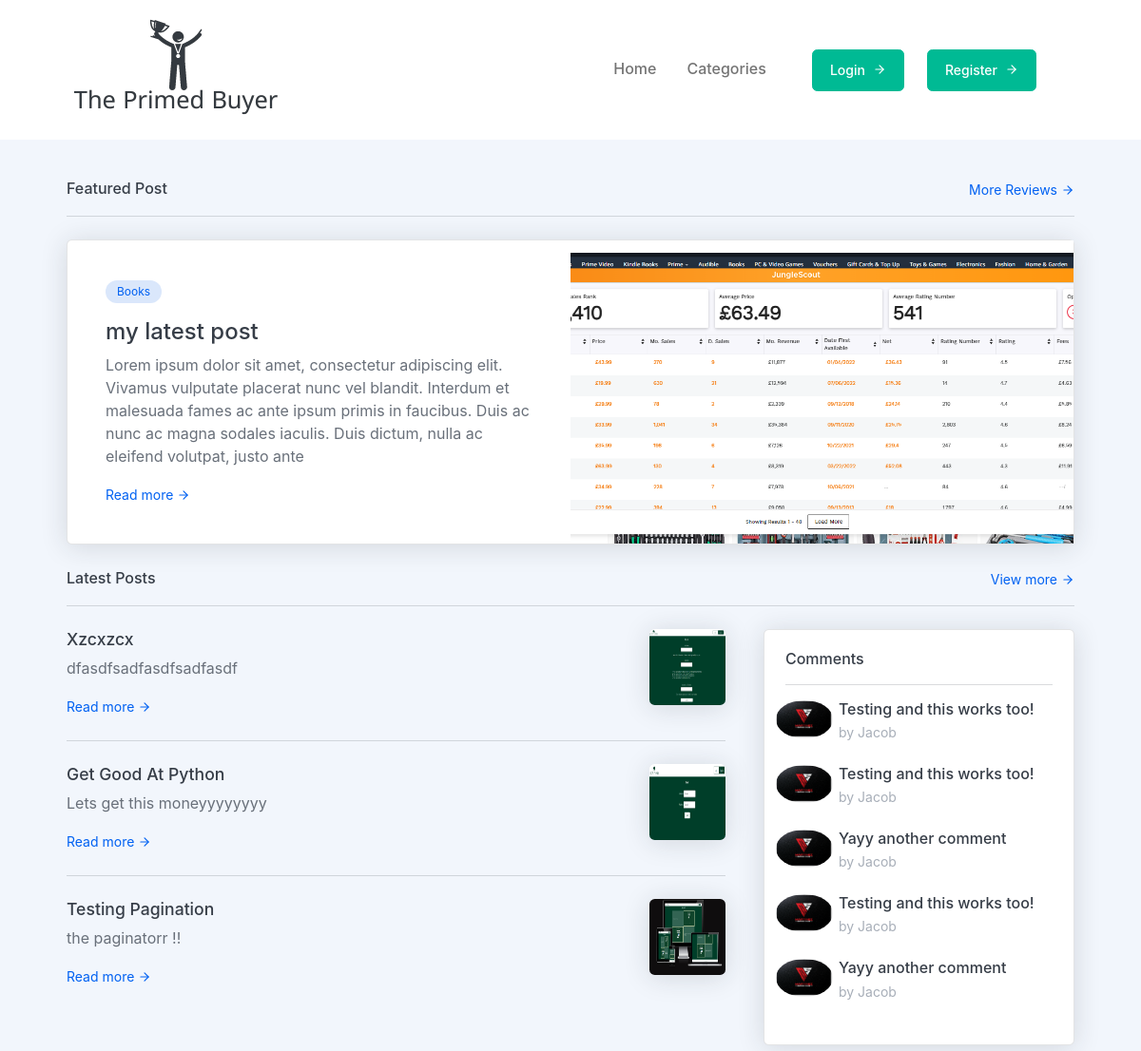
The app's page / (upper part), older data.
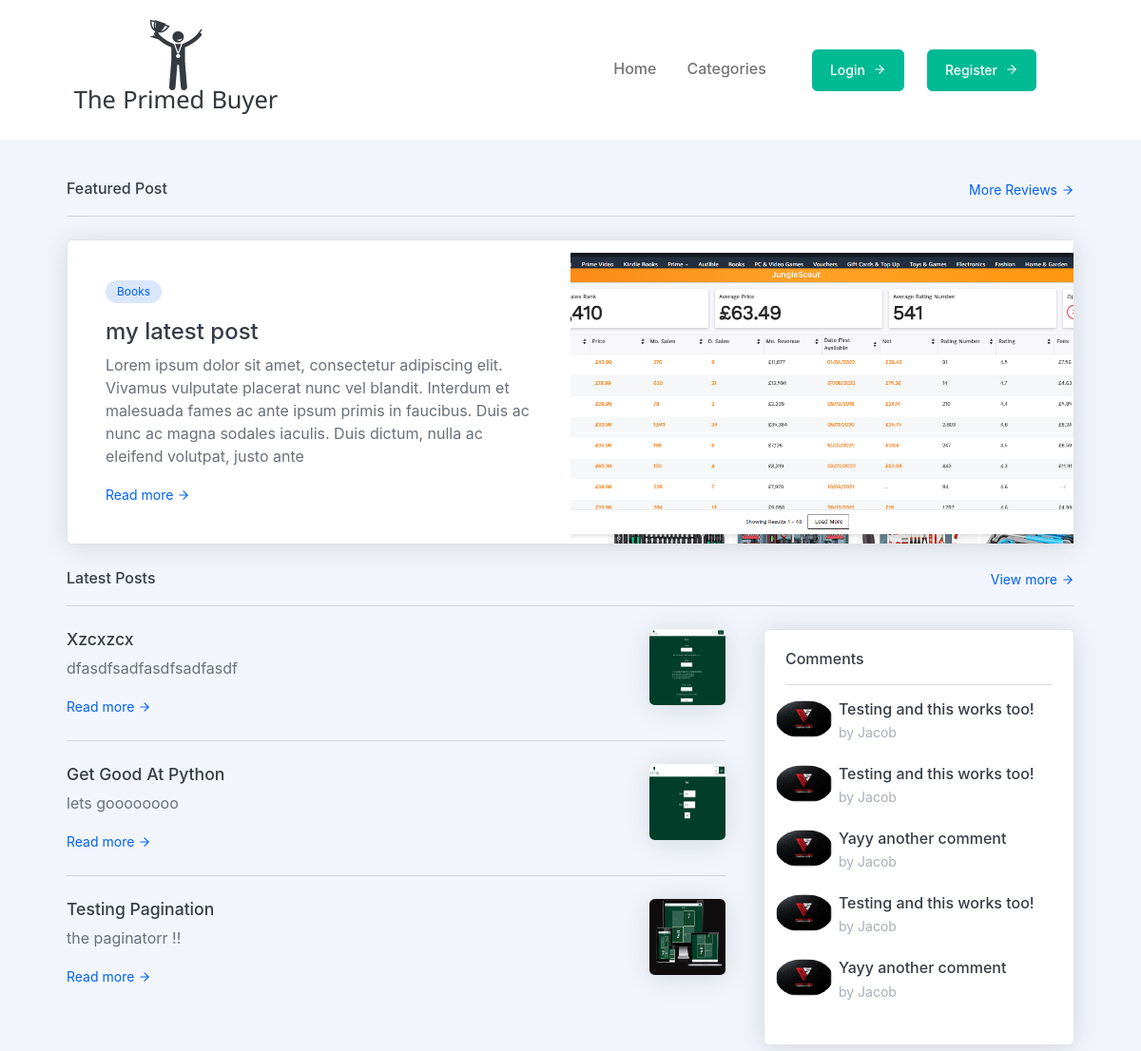
The same page, newer data.
### theblog/models.py (models this page shows, shortened)
class Post(models.Model):
    title = models.CharField(max_length=255)
    title_tag = models.CharField(max_length=255, default='3oftheBest')
    header_image = models.ImageField(null=True, blank=True, upload_to="images/")
    snippet_image = models.ImageField(null=True, blank=True, upload_to="snippet-image/")
    author = models.ForeignKey(User, on_delete=models.CASCADE)
    body = models.TextField()
    post_date = models.DateField(auto_now_add=True)
    category = models.CharField(max_length=255, default='uncategorized')
    likes = models.ManyToManyField(User, related_name='blog_posts', blank=True)
    snippet = models.CharField(max_length=255)
    isFeatured = models.BooleanField(default=False)
    sub_category = models.CharField(max_length=255, default ='uncategorized')
    product = models.ManyToManyField(Product, blank=True)
    class Meta:
        constraints = [
            UniqueConstraint(fields=['isFeatured'], condition=Q(isFeatured=True), name='isFeatured')
        ]

### theblog/views.py (the view)
# urls.py: path('', views.ListHomeView, name='home'),
def ListHomeView(request):
    posts = Post.objects.all().order_by('-id')
    cat_menu = Category.objects.all()
    sub_cats = SubCategory.objects.all()
    comments = Comment.objects.all()
    home_comments = random.choices(comments, k=5)
    if request.method == "POST":
        newsletter_name = request.POST['newsletter-name']
        newsletter_email = request.POST['newsletter-email']
        return render(request, 'home.html', {
            'posts':posts,
            'cat_menu': cat_menu,
            'sub_cats': sub_cats,
            'home_comments': home_comments,
            'newsletter_name':newsletter_name
        })
    else:
        return render(request, 'home.html', {
            'posts':posts,
            'cat_menu': cat_menu,
            'sub_cats': sub_cats,
            'home_comments': home_comments
        })

### theblog/models.py (called while the page is built)
    def __str__(self):
        return self.name

### theblog/templates/home.html (shortened to what the changed rows need)
{% extends 'base.html' %}
{% load static %}
{% block content%}
<section class="bg-light py-5">
    <div class="container px-5">
        <div class="card mb-4">
          <div class="card-body p-0">
            <div class="row g-0">
              <div class="col-lg-6 p-5">
                {% for post in posts %}
                    {% if post.isFeatured %}
                <a class="text-dark" href="{% url 'post-details' post.pk %}"
                  ><h1>
                    {{post.title}}
                  </h1></a
                >
              </div>
              {% endif %}
              {% endfor %}
            </div>
          </div>
        </div>
        <div class="row gx-5">
          <div class="col-lg-7 col-xl-8">
            {% for post in posts|slice:":3" %}
            <div class="d-flex">
              <div class="flex-grow-1">
                <a class="text-dark" href="{% url 'post-details' post.pk %}"
                  ><h5 class="mt-0">
                    {{post.title|title}}
                  </h5></a
                >
                <p>
                    {{ post.snippet }}
                </p>
                <a class="text-arrow-icon small" href="{% url 'post-details' post.pk %}">
                  Read more
                  <i data-feather="arrow-right"></i>
                </a>
              </div>
              <div class="flex-shrink-0 ms-4">
                <img
                  class="align-self-start rounded shadow media-img"
                  src="{{ post.header_image.url }}"
                  alt="..."
                />
              </div>
            </div>
            {% if not forloop.last %}
              <hr class="my-4" />
            {% endif %}
            {% endfor %}
          </div>
        </div>
</section>
{% endblock %}

Row changes from the older to the newer data that the page shows:
changed Post "Get Good At Python": snippet "Lets get this moneyyyyyyyy" → "lets goooooooo"
